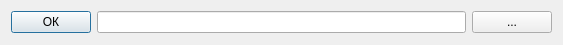
<?xml version="1.0" encoding="UTF-8"?>
<ui version="4.0">
 <class>Compression</class>
 <widget class="QDialog" name="Compression">
  <property name="geometry">
   <rect>
    <x>0</x>
    <y>0</y>
    <width>563</width>
    <height>45</height>
   </rect>
  </property>
  <property name="windowTitle">
   <string>Dialog</string>
  </property>
  <layout class="QVBoxLayout" name="verticalLayout">
   <item>
    <layout class="QHBoxLayout" name="horizontalLayout">
     <item>
      <widget class="QPushButton" name="compres_btn">
       <property name="text">
        <string>ОК</string>
       </property>
      </widget>
     </item>
     <item>
      <widget class="QLineEdit" name="inputFile">
       <property name="text">
        <string/>
       </property>
      </widget>
     </item>
     <item>
      <widget class="QPushButton" name="browseButton">
       <property name="text">
        <string>...</string>
       </property>
      </widget>
     </item>
    </layout>
   </item>
  </layout>
 </widget>
 <resources/>
 <connections/>
</ui>
